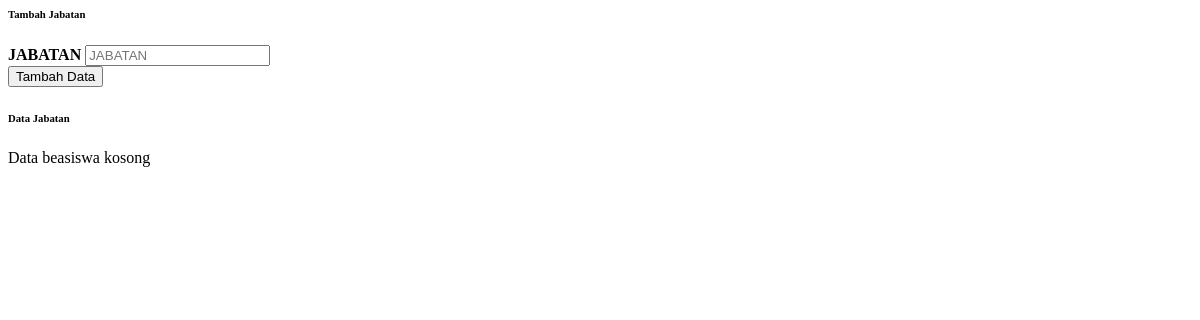
Before: /module/admin/jabatan/jabatan.php with the older database file.
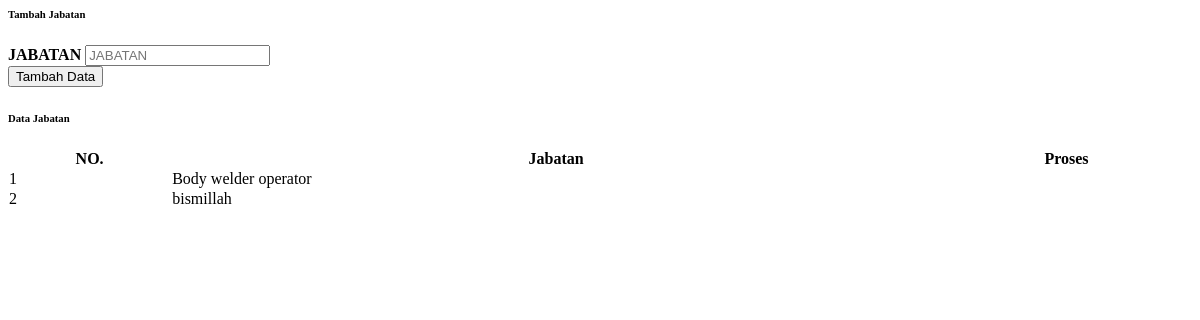
After: the same page with the newer database file.
### tables this page shows
CREATE TABLE `tabel_jabatan` (
  `id_jabatan` int(11) NOT NULL,
  `nama` varchar(100) NOT NULL
);

### process/proses_adminJabatan.php (called while the page is built, shortened)
<?php
function tampilJabatan($con)
{
    $tampilJabatan="select * from tabel_jabatan";
    $resultTampilJabatan=mysqli_query($con, $tampilJabatan);
    return $resultTampilJabatan;
}
?>

### module/admin/jabatan/jabatan.php (the view, shortened to what this page needs)
<?php
  include "../config/connection.php";
  include "../process/proses_adminJabatan.php";
?>
<body>
<div class="container-fluid" id="dataKaryawan">
    <div class="card shadow mb-4">
        <div class="card-header py-3">
            <h6 class="m-0 font-weight-bold text-primary">Tambah Jabatan</h6>
        </div>
        <div class="card-body">
            <form action="../process/proses_adminJabatan.php?module=jabatan&act=tambah" method="POST" class="user">
                <div class = "row">
                    <div class="col-sm-6">
                        <div class="form-group row">
                            <div class="col-sm-12 mb-3 mb-sm-0">
                                <label class="col-sm-6 small d-flex flex-column justify-content-center" for="jabatan" style="font-weight: bold">JABATAN</label>
                                <input type="text" class="form-control form-control-user" id="nama" name="nama" placeholder="JABATAN">
                            </div>
                        </div>
                    </div>
                    <div class="col-sm-6">
                        <div class="form-group row">
                            <div class="col-sm-12 mb-4 mb-sm-3">
                                    <button type="submit" class="btn btn-success btn-icon-split" name="tambahJabatan">
                                        <span class="text">Tambah Data</span>
                                    </button>
                            </div>
                        </div>
                    </div>
                </div>
            </form>
        </div>
    </div>
    <div class="card shadow mb-4">
        <div class="card-header py-3">
            <h6 class="m-0 font-weight-bold text-primary">Data Jabatan</h6>
        </div>
        <div class="card-body">
            <div class="table-responsive">
            <?php
                $resultTampilJabatan=tampilJabatan($con);
                $index=1;
                if (mysqli_num_rows($resultTampilJabatan) > 0){
            ?>
                <table class="table table-bordered" id="dataTable" width="100%" cellspacing="0">
                    <thead>
                        <tr class="text-center">
                            <th>NO.</th>
                            <th>Jabatan</th>
                            <th>Proses</th>
                        </tr>
                    </thead>
                    <tbody>
                    <?php
                        while ($row = mysqli_fetch_assoc($resultTampilJabatan)) {
                    ?>
                        <tr>
                            <td class="text-center"><?= $index?></td>
                            <td><?= $row["nama"]?></td>
                            <td class="text-center">
                            </td>
                        </tr>
                    <?php
                        $index++;
                        }
                    ?>
                    </tbody>
                </table>
                <?php
                }else{
                    ?>
                        <div class="text-center">
                            <p class="text-muted">Data beasiswa kosong</p>
                        </div>
                    <?php
                }
                ?>
            </div>
        </div>
    </div>
</div>
</body>

Changed rows visible on the page:
added tabel_jabatan: nama "Body welder operator"
added tabel_jabatan: nama "bismillah"
Other visible differences:
text no longer shown: "Data beasiswa kosong"
text now shown: "NO. Jabatan Proses"
